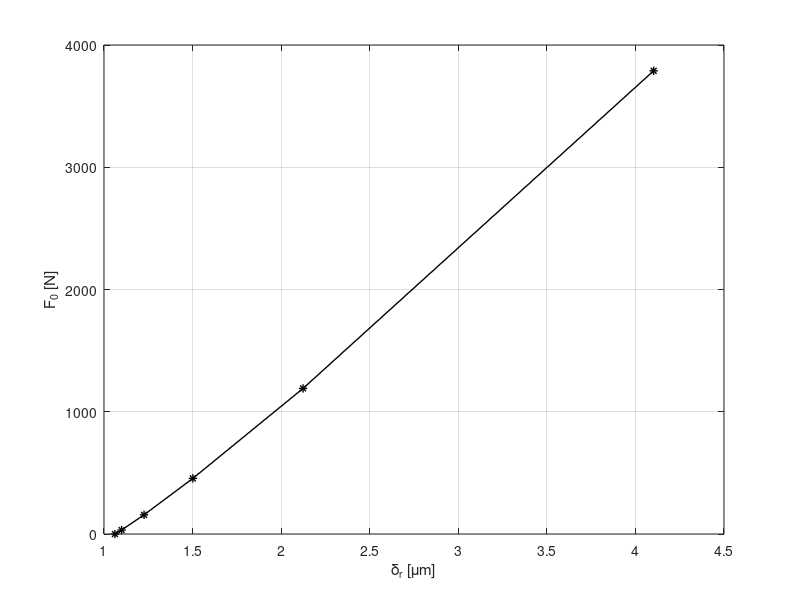
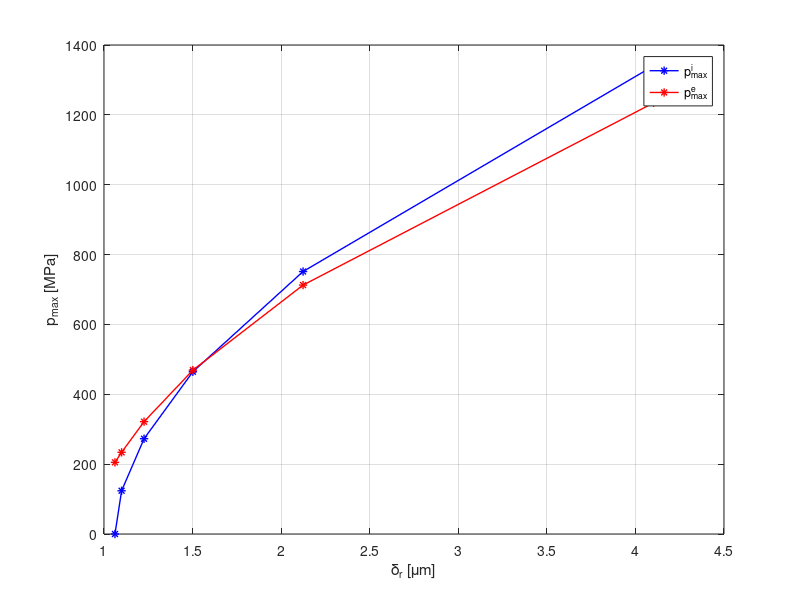
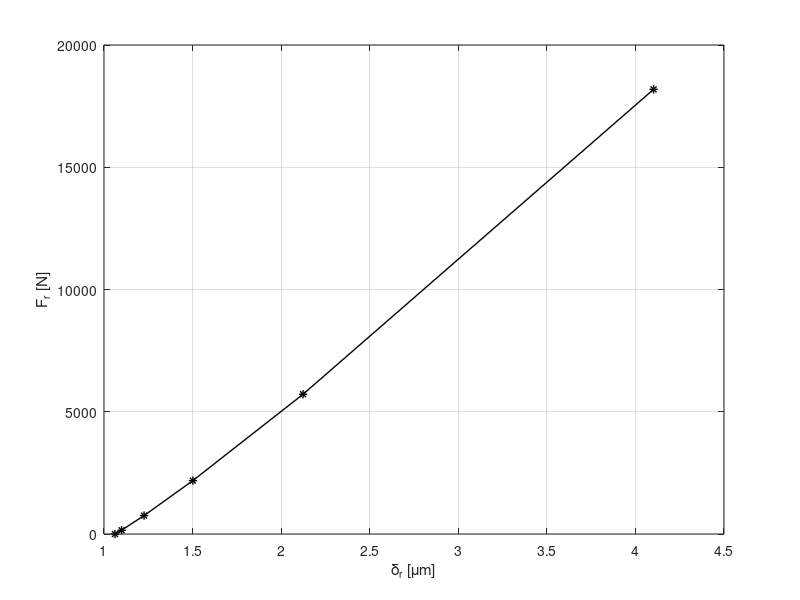
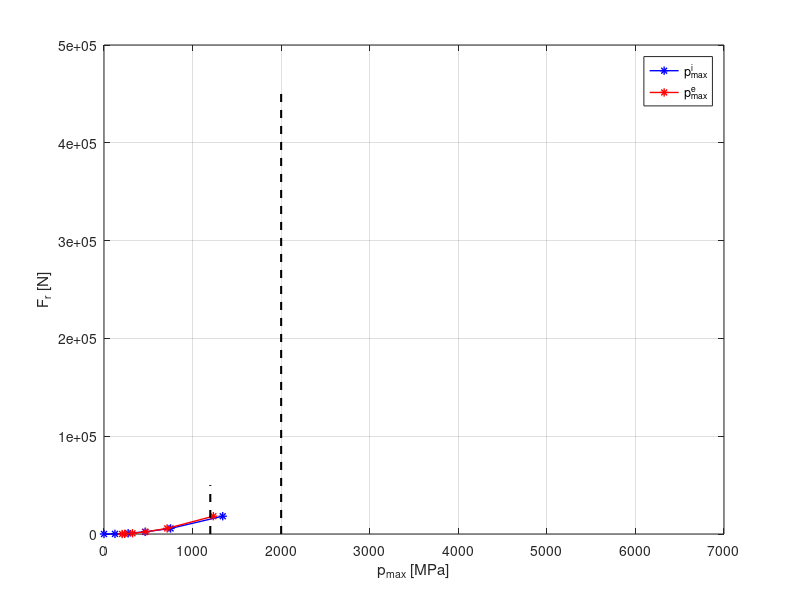

Write MATLAB code to recreate these figures, in order.
clear all
close all
clc
% DATI
d = 100; %mm
D = 150; %mm
di = 113e-3; %m
de = 137e-3; %m
B = 19e-3; %m
dr = 12e-3; %m
lr = 14e-3; %m
l_eff = 13.6e-3; %m
z = 24;
E = 2e05; %MPa
v = 0.3; 
alpha = 12e-6; %°C^-1
rho = 7800; %kg/m^3
omega_rpm = 8000; %rpm
omega = omega_rpm*2*pi/60; %rad/s
dai = 70; %mm
dae = 100; %mm
D_g_forz = -58; %μm
DeltaT_i = 70; %°C
DeltaT_e = 40; %°C
D_g_temp = -45; %μm

% Scelta classe di gioco radiale (pag 425 e non 415)
D_g = abs(D_g_forz + D_g_temp); %μm
% Classe C4
g_min = 105; %μm
g_max = 140; %μm
g = g_min-D_g; %μm
%g = g_max-D_g; %μm

%% TABELLA
% - Forza centrifuga blocco slide 2 pag. 40-42
V = (pi*(dr^2)/4)*l_eff; % m^3
m_r = rho*V; %kg
r_R = (di+de)/4; %m 
v_R = omega*(di/2)/2; %velocità gabbia (v_R)
omega_r = v_R/r_R;
Fc = m_r*(r_R)*omega_r^2; %N  OK

n = 1.11; %cilindro (Slide 21)
Ko = (((B)^0.8)/3.84e-5)^n; % B
Ki = Ko;
delta_oc = (Fc/Ko)^(1/n); % unità di misura boh?

zr = 1:2:11; %numero di rulli in contatto
psi_max = ((zr-1)/(2*z))*2*pi; %rad
psi_deg = psi_max*180/pi; %deg
delta_r = (g/2+delta_oc)./cos(psi_max); %micron


% phi=0 e trovo F0
F0 = zeros(1,length(zr));
for j=1:length(zr)
    f = @(x) (x/Ki).^(1/n) + ((x+Fc)/Ko).^(1/n)-delta_r(j)+g/2;
    F0(j) = fzero(f,[0; 1000000]);
    x = linspace(0,10000);
end

figure(1)
plot(delta_r,F0,'-*k','Linewidth',1)
xlabel('\delta_{r} [\mum]')
ylabel('F_0 [N]')
grid on

% Calcolo pmax interna
alpha_xi = 1/(dr*1000); % 1/mm
beta_xi = 1/(di*1000); % 1/mm
bi = sqrt(((4*F0)/(pi*(l_eff*1000)))*((1-v^2)/E)/(alpha_xi+beta_xi));
pmax_i = 2*F0./(pi*(l_eff*1000)*bi); %MPa
pmax_i(isnan(pmax_i))=0;

% Calcolo pmax esterna
alpha_xe = 1/(dr*1000); % 1/mm
beta_xe = -1/(de*1000); % 1/mm
be = sqrt(((4*(F0+Fc))/(pi*(l_eff*1000)))*((1-v^2)/E)/(alpha_xe+beta_xe));
pmax_e = 2*(F0+Fc)./(pi*(l_eff*1000)*be); %MPa


figure(2)
plot(delta_r,pmax_i,'-*b','Linewidth',1)
hold on
plot(delta_r,pmax_e,'-*r','Linewidth',1)
xlabel('\delta_{r} [\mum]')
ylabel('p_{max} [MPa]')
legend('p_{max}^{i}', 'p_{max}^{e}')
grid on


% Calcolo Fr
% Fr = zeros(1,length(zr));
% for j = 1:length(zr)
%     fun = @(x) (((cos(x)-cos(psi_max(j)))/(1-cos(psi_max(j)))).^n).*cos(x);
%     Fr(j) = ((F0(j)*z)/(2*pi))*integral(fun,-psi_max(j),psi_max(j));
% end
% Fr(isnan(Fr))=0;
Fr=F0.*(z/5); % stribeck

figure(3)
plot(delta_r,Fr,'-*k','Linewidth',1)
xlabel('\delta_{r} [\mum]')
ylabel('F_r [N]')
grid on

Rp02 = 1200; %[MPa]
inc_snerv = 2000;
figure(5)
plot(pmax_i,Fr,'-*b','Linewidth',1)
hold on
plot(pmax_e,Fr,'-*r','Linewidth',1)
hold on 
plot([Rp02 Rp02],[0 50000],'--k','Linewidth',1.5)
hold on 
plot([inc_snerv inc_snerv],[0 450000],'--k','Linewidth',1.5)
ylabel('F_{r} [N]')
xlabel('p_{max} [MPa]')
legend('p_{max}^{i}', 'p_{max}^{e}')
xlim([0 7000])
grid on




disp(['zr           ',num2str(zr)]);
disp(['ψ_{max}      ',num2str(psi_deg)]);
disp(['δr           ',num2str(delta_r)]); %micrometri
disp(['F0           ',num2str(F0)]);
disp(['p_{max}^{i}  ',num2str(pmax_i)]);
disp(['p_{max}^{e}  ',num2str(pmax_e)]);
disp(['Fr           ',num2str(Fr)]);



figure(6)
plot(delta_r,F0,'-*b','Linewidth',1)
hold on
plot(delta_r,Fr,'-*r','Linewidth',1)
ylabel('F [N]')
xlabel('\delta_{r} [\mum]')
legend('F_0', 'F_r','Location','northeast')
grid on












